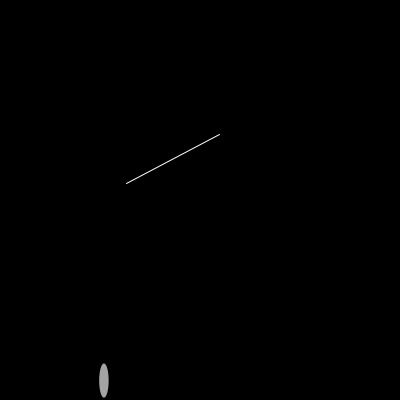
Frame 1 (no input)
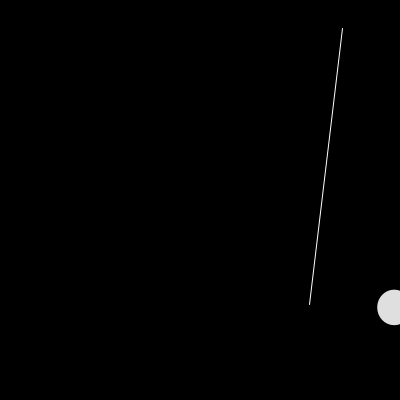
Frame 60 (the mouse pressed at the canvas centre just before this capture)
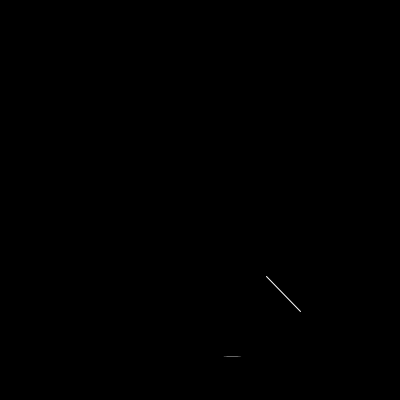
Frame 120 (the mouse held since frame 60 and released just before this capture)

The Processing sketch that drew these frames (run headless with seeded random() and noise(); from frame 60 on, the mouse is pressed at the canvas centre):

// Processing sketch: sketch_231019a
// ── sketch_231019a.pde
void setup() {
  size(400, 400);
}

void draw() {
  frameRate(12);
  background(0);
  fill(random(255));
  noStroke();
  ellipse(random(400), random(400), random(40), random(40));
  stroke(255);
  line(random(400), random(400), random(400), random(400));
}
